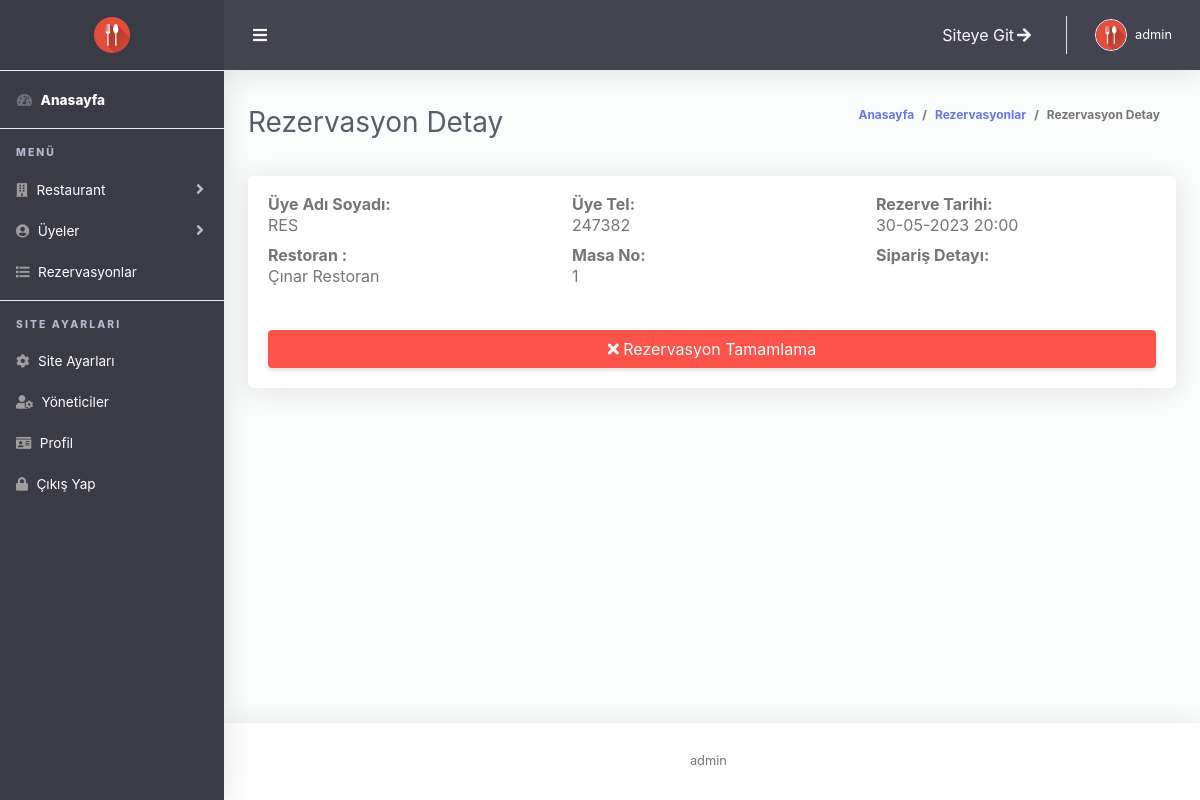
/admin/rezerve-gor.php?id=1 (signed in), run on the app's committed database.
### tables this page shows
CREATE TABLE `ayarlar` (
  `ayar_id` int(11) NOT NULL,
  `ayar_title` text NOT NULL,
  `ayar_logo` text NOT NULL,
  `ayar_aciklama` text NOT NULL
);

CREATE TABLE `uye` (
  `uye_id` int(11) NOT NULL,
  `uye_email` text NOT NULL,
  `uye_adi` text NOT NULL,
  `uye_parola` text NOT NULL,
  `uye_tel` text NOT NULL,
  `uye_tarih` datetime NOT NULL DEFAULT current_timestamp()
);

CREATE TABLE `rezerveler` (
  `rezerve_id` int(11) NOT NULL,
  `rezerve_uye_id` int(11) NOT NULL,
  `rezerve_rest_id` int(11) NOT NULL,
  `rezerve_masa_id` int(11) NOT NULL,
  `rezerve_siparis_durum` int(1) NOT NULL DEFAULT 0,
  `rezerve_tarih` datetime NOT NULL,
  `rezerve_siparis` text DEFAULT NULL,
  `rezerve_durum` int(1) NOT NULL DEFAULT 0,
  `rezerve_date` datetime NOT NULL DEFAULT current_timestamp()
);

CREATE TABLE `restoran` (
  `rest_id` int(11) NOT NULL,
  `rest_adi` text NOT NULL,
  `rest_logo` text NOT NULL,
  `rest_bg` text NOT NULL,
  `rest_tel` text NOT NULL,
  `rest_adres` text NOT NULL,
  `rest_aciklama` text NOT NULL,
  `rest_iban` text NOT NULL,
  `rest_odeme` text NOT NULL,
  `rest_tarih` datetime NOT NULL DEFAULT current_timestamp()
);

CREATE TABLE `masalar` (
  `masa_id` int(11) NOT NULL,
  `masa_rest_id` int(11) NOT NULL,
  `masa_no` int(11) NOT NULL,
  `masa_kisi` varchar(2) NOT NULL,
  `masa_durum` int(11) NOT NULL DEFAULT 0
);

### admin/rezerve-gor.php (the view, shortened to what this page needs)
<?php include('header.php');
if (isset($_GET['id'])) {
  $id=$_GET['id'];
  $veriCek=$conn->prepare("SELECT * FROM rezerveler where rezerve_id= :rezerve_id");
  $veriCek->execute(array('rezerve_id' => $id));
  $bilgi=$veriCek->fetch(PDO::FETCH_ASSOC);
  $uye_id = $bilgi['rezerve_uye_id'];
  $rest_id = $bilgi['rezerve_rest_id'];
  $masa_id = $bilgi['rezerve_masa_id'];
  $uye = $conn->query('SELECT * FROM uye WHERE uye_id ='.$uye_id)->fetch(PDO::FETCH_ASSOC);
  $restoran = $conn->query('SELECT * FROM restoran WHERE rest_id ='.$rest_id)->fetch(PDO::FETCH_ASSOC);
  $masa = $conn->query('SELECT * FROM masalar WHERE masa_id ='.$masa_id)->fetch(PDO::FETCH_ASSOC);
}else {
  header("location:rezervasyonlar.php");
}
?>
<div class="container-fluid" id="container-wrapper">
  <div class="d-sm-flex align-items-center justify-content-between mb-4">
    <h1 class="h3 mb-0 text-gray-800">Rezervasyon Detay</h1>
    <ol class="breadcrumb">
      <li class="breadcrumb-item"><a href="./">Anasayfa</a></li>
      <li class="breadcrumb-item"><a href="rezervasyonlar.php">Rezervasyonlar</a></li>
      <li class="breadcrumb-item active" aria-current="page">Rezervasyon Detay</li>
    </ol>
  </div>
  <div class="row">
    <div class="col-lg-12">
      <div class="card mb-4 ">
        <div class="card-header py-3">
          <div class="row">
            <div class="col-md-4 mb-2">
              <b> <span>Üye Adı Soyadı:</span> </b>
              <h6 class="m-0"><?=$uye['uye_adi']; ?></h6>
            </div>
            <div class="col-md-4 mb-2">
              <b> <span>Üye Tel:</span> </b>
              <h6 class="m-0"><?=$uye['uye_tel']; ?></h6>
            </div>
            <div class="col-md-4 mb-2">
              <b> <span>Rezerve Tarihi:</span> </b>
              <h6 class="m-0"><?=date('d-m-Y H:i',strtotime($bilgi['rezerve_tarih'])); ?></h6>
            </div>
            <div class="col-md-4 mb-2">
              <b> <span>Restoran :</span> </b>
              <h6 class="m-0"><?=$restoran['rest_adi']; ?></h6>
            </div>
            <div class="col-md-4 mb-2">
              <b> <span>Masa No:</span> </b>
              <h6 class="m-0"><?=$masa['masa_no']; ?></h6>
            </div>
            <div class="col-md-4 mb-2">
              <b> <span class="">Sipariş Detayı:</span> </b>
            </div>
          </div>
        </div>
        <div class="card-body">
          <?php if($bilgi['rezerve_durum']==0){  ?>
            <button value="<?php echo $bilgi['rezerve_id']; ?>" islem="rezerveTamamla"  class="btn btn-success btn-block btn-rezerve-tamamla"> <i class="fa fa-check"></i> Rezervasyon Tamamla</button>
          <?php } else { ?>
            <button value="<?php echo $bilgi['rezerve_id']; ?>" islem="rezerveTamamla"  class="btn btn-danger btn-block btn-rezerve-tamamlama"> <i class="fa fa-times"></i> Rezervasyon Tamamlama</button>
          <?php } ?>
        </div>
      </div>
    </div>
  </div>
</div>
</div>
<?php include('footer.php'); ?>

### admin/header.php (shortened to what this page needs)
<?php
include 'inc/ayar.php';
$ayarData = $conn->query('SELECT * FROM ayarlar')->fetch(PDO::FETCH_ASSOC);
$kullanicisor=$conn->prepare("SELECT * FROM admin WHERE admin_id = :user_id");
$kullanicisor->execute(array(
  'user_id' => $_SESSION['admin_giris']
));
$kullanici=$kullanicisor->fetch(PDO::FETCH_ASSOC);
?>
<!DOCTYPE html>
<html lang="en">
<head>
  <link href="vendor/fontawesome-free/css/all.min.css" rel="stylesheet" type="text/css">
  <link href="vendor/bootstrap/css/bootstrap.min.css" rel="stylesheet" type="text/css">
  <link href="vendor/select2/dist/css/select2.min.css" rel="stylesheet" type="text/css">
  <link href="vendor/bootstrap-datepicker/css/bootstrap-datepicker.min.css" rel="stylesheet" >
  <link href="vendor/bootstrap-touchspin/css/jquery.bootstrap-touchspin.css" rel="stylesheet" >
  <link href="vendor/clock-picker/clockpicker.css" rel="stylesheet">
  <link href="css/ruang-admin.min.css" rel="stylesheet">
  <link href="vendor/datatables/dataTables.bootstrap4.min.css" rel="stylesheet">
  <link rel="stylesheet" href="css/sweetalert2.min.css">
  <link href="css/summernote.css" rel="stylesheet">
</head>
<body id="page-top">
  <div id="wrapper">
    <ul class="navbar-nav sidebar sidebar-light accordion" id="accordionSidebar">
      <a class="sidebar-brand d-flex align-items-center justify-content-center" href="index.php">
        <div class="sidebar-brand-icon">
          <img src="../<?=$ayarData['ayar_logo']; ?>">
        </div>
      </a>
      <hr class="sidebar-divider my-0">
      <li class="nav-item active">
        <a class="nav-link" href="index.php">
          <i class="fas fa-fw fa-tachometer-alt"></i>
          <span>Anasayfa</span></a>
        </li>
        <hr class="sidebar-divider">
        <div class="sidebar-heading">
          Menü
        </div>
        <li class="nav-item">
          <a class="nav-link collapsed" href="#" data-toggle="collapse" data-target="#firmalar" aria-expanded="false" aria-controls="firmalar">
            <i class="fa fa-building"></i>
            <span>Restaurant</span>
          </a>
        </li>
        <li class="nav-item">
          <a class="nav-link collapsed" href="#" data-toggle="collapse" data-target="#uyeler" aria-expanded="false" aria-controls="uyeler">
            <i class="fa fa-user-circle"></i>
            <span>Üyeler</span>
          </a>
        </li>
        <li class="nav-item">
          <a class="nav-link" href="rezervasyonlar.php">
            <i class="fas fa-list"></i>
            <span>Rezervasyonlar</span>
          </a>
        </li>
        <hr class="sidebar-divider">
        <div class="sidebar-heading">
          Site Ayarları
        </div>
        <li class="nav-item">
          <a class="nav-link" href="ayar.php">
            <i class="fas fa-cog"></i>
            <span>Site Ayarları</span>
          </a>
        </li>
        <li class="nav-item">
          <a class="nav-link" href="adminler.php">
            <i class="fas fa-user-cog"></i>
            <span>Yöneticiler</span>
          </a>
        </li>
        <li class="nav-item">
          <a class="nav-link" href="profil.php">
            <i class="fas fa-id-card"></i>
            <span>Profil</span>
          </a>
        </li>
        <li class="nav-item">
          <a class="nav-link" href="logout.php">
            <i class="fas fa-lock"></i>
            <span>Çıkış Yap</span>
          </a>
        </li>
      </ul>
      <div id="content-wrapper" class="d-flex flex-column">
        <div id="content">
          <nav class="navbar navbar-expand navbar-light bg-navbar topbar mb-4 static-top">
            <button id="sidebarToggleTop" class="btn btn-link rounded-circle mr-3">
              <i class="fa fa-bars"></i>
            </button>
            <ul class="navbar-nav ml-auto">
             <li class="nav-item dropdown no-arrow mx-1">
              <a class="nav-link dropdown-toggle" href="../" aria-haspopup="true" target="_blank" aria-expanded="false">
                Siteye Git <i class="fas fa-arrow-right fa-fw"></i>
              </a>
            </li>
            <li class="nav-item dropdown no-arrow">
              <a class="nav-link dropdown-toggle" href="#" id="userDropdown" role="button" data-toggle="dropdown"
              aria-haspopup="true" aria-expanded="false">
              <img class="img-profile rounded-circle" src="../<?=$ayarData['ayar_logo']; ?>" style="max-width: 60px">
              <span class="ml-2 d-none d-lg-inline text-white small"><?php echo $kullanici['admin_kadi']; ?></span>
            </a>
          </li>
        </ul>
      </nav>

### admin/footer.php (shortened to what this page needs)
<footer class="sticky-footer bg-white">
 <div class="container my-auto">
  <div class="copyright text-center my-auto">
    <span><?=$kullanici['admin_kadi']; ?> &nbsp; </span>
  </div>
</div>
</footer>
</div>
</div>
</body>
</html>

### data on the page
ayarlar: ayar_logo (picture)
uye: uye_adi "RES", uye_tel "247382"
rezerveler: rezerve_tarih "30-05-2023 20:00"
restoran: rest_adi "Çınar Restoran"
masalar: masa_no "1"

### other printed values
$kullanici['admin_kadi'] "admin"
